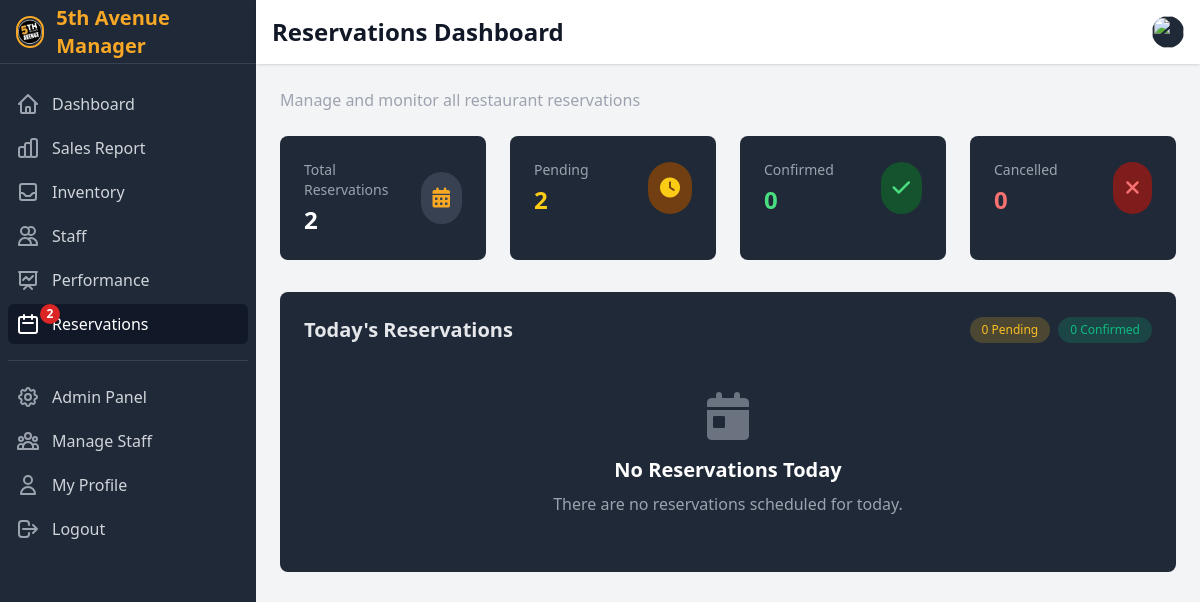
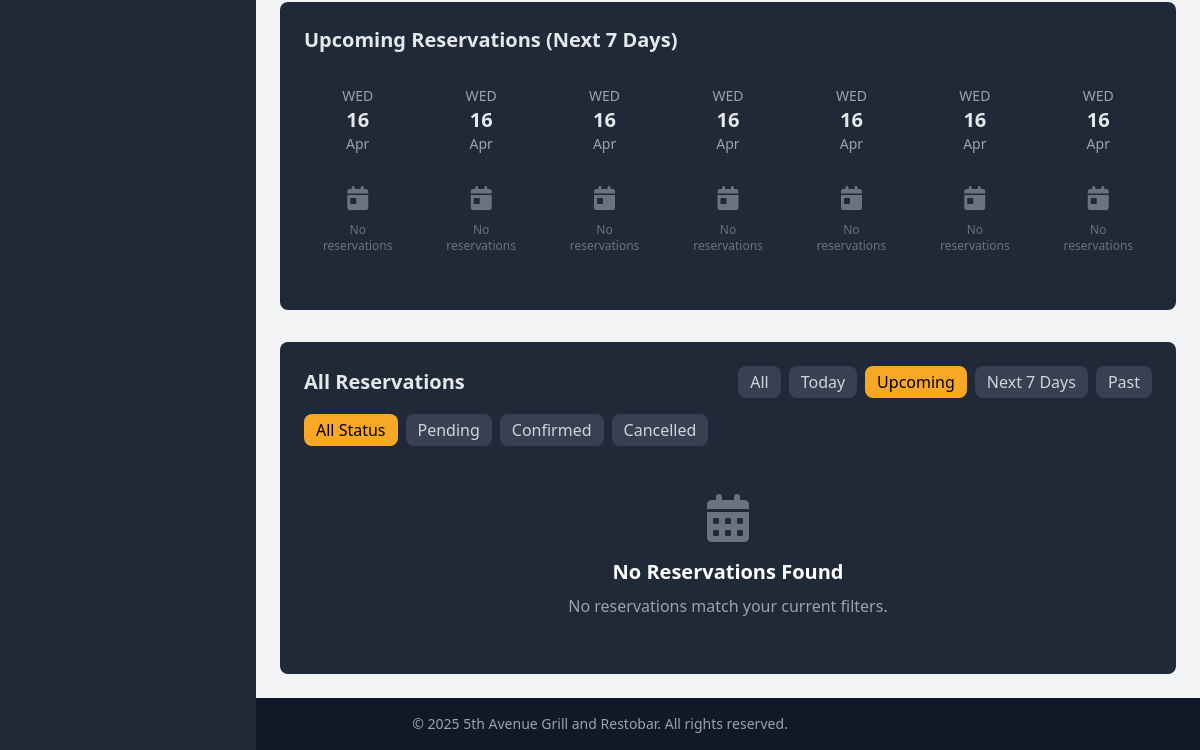
The page /manager/reservations/ (signed in) on the database as committed earlier (2 pictures, top to bottom).
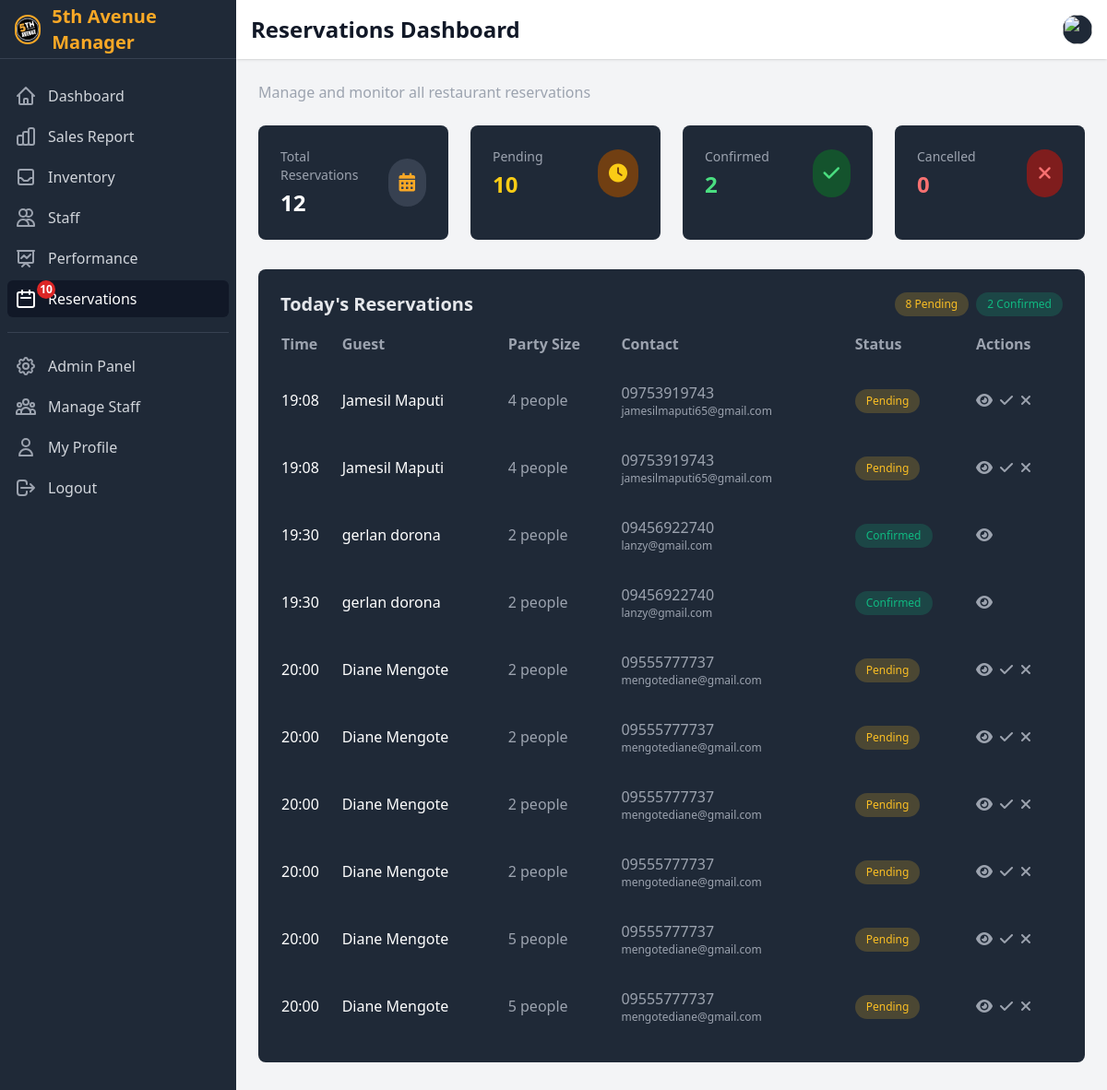
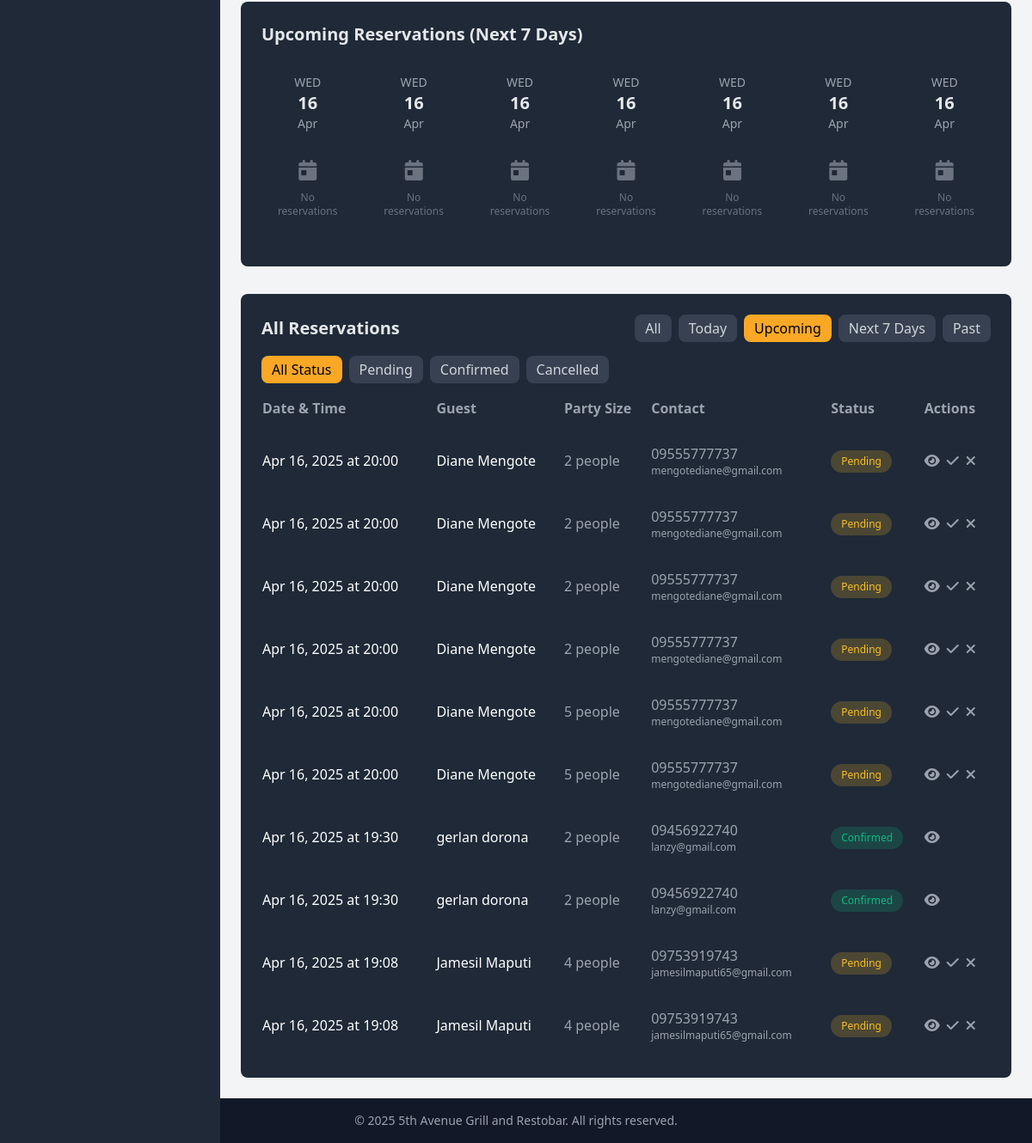
The same page on the database as committed later (2 pictures, top to bottom).
### ecommerce/models.py (models this page shows, shortened)
class Reservation(models.Model):
    STATUS_CHOICES = [
        ('PENDING', 'Pending'),
        ('CONFIRMED', 'Confirmed'),
        ('CANCELLED', 'Cancelled')
    ]
    PAYMENT_STATUS_CHOICES = [
        ('UNPAID', 'Unpaid'),
        ('PARTIALLY_PAID', 'Partially Paid'),
        ('PAID', 'Paid'),
        ('REFUNDED', 'Refunded')
    ]
    user = models.ForeignKey(User, on_delete=models.CASCADE, related_name='reservations', null=True, blank=True)
    name = models.CharField(max_length=100)
    email = models.EmailField()
    phone = models.CharField(max_length=15)
    date = models.DateField()
    time = models.TimeField()
    party_size = models.PositiveIntegerField(
        validators=[MinValueValidator(1), MaxValueValidator(20)],
        help_text="Number of guests"
    )
    table_number = models.CharField(max_length=10, blank=True, null=True)
    special_requests = models.TextField(blank=True)
    status = models.CharField(
        max_length=10,
        choices=STATUS_CHOICES,
        default='PENDING'
    )
    payment_status = models.CharField(
        max_length=15,
        choices=PAYMENT_STATUS_CHOICES,
        default='UNPAID'
    )
    total_amount = models.DecimalField(max_digits=10, decimal_places=2, default=0)
    is_processed = models.BooleanField(default=False, help_text="Whether the reservation has been processed by a cashier")
    processed_by = models.ForeignKey(User, on_delete=models.SET_NULL, related_name='processed_reservations', null=True, blank=True)
    processed_at = models.DateTimeField(null=True, blank=True)
    created_at = models.DateTimeField(auto_now_add=True)
    updated_at = models.DateTimeField(auto_now=True)
    class Meta:
        ordering = ['-date', '-time']

### ecommerce/manager.py (the view, shortened to what this page needs)
# urls.py: path('manager/reservations/', reservations_dashboard, name='reservations_dashboard'),
@login_required
def reservations_dashboard(request):
    today = timezone.now().date()
    total_reservations = Reservation.objects.count()
    pending_reservations = Reservation.objects.filter(status='PENDING').count()
    confirmed_reservations = Reservation.objects.filter(status='CONFIRMED').count()
    cancelled_reservations = Reservation.objects.filter(status='CANCELLED').count()
    today_reservations = Reservation.objects.filter(date=today).order_by('time')
    today_pending = today_reservations.filter(status='PENDING').count()
    today_confirmed = today_reservations.filter(status='CONFIRMED').count()
    next_week = today + datetime.timedelta(days=7)
    upcoming_reservations = Reservation.objects.filter(
        date__gt=today,
        date__lte=next_week
    ).order_by('date', 'time')
    reservations = Reservation.objects.all().order_by('-date', '-time')
    status_filter = request.GET.get('status')
    if status_filter and status_filter != 'all':
        reservations = reservations.filter(status=status_filter)
    date_filter = request.GET.get('date', 'upcoming')
    if date_filter == 'today':
        reservations = reservations.filter(date=today)
    elif date_filter == 'upcoming':
        reservations = reservations.filter(date__gte=today)
    elif date_filter == 'past':
        reservations = reservations.filter(date__lt=today)
    elif date_filter == 'next_week':
        reservations = reservations.filter(date__gt=today, date__lte=next_week)
    calendar_data = {}
    context = {
        'total_reservations': total_reservations,
        'pending_reservations': pending_reservations,
        'confirmed_reservations': confirmed_reservations,
        'cancelled_reservations': cancelled_reservations,
        'today_reservations': today_reservations,
        'today_pending': today_pending,
        'today_confirmed': today_confirmed,
        'upcoming_reservations': upcoming_reservations,
        'reservations': reservations,
        'status_filter': status_filter or 'all',
        'date_filter': date_filter,
        'status_choices': Reservation.STATUS_CHOICES,
        'calendar_data': calendar_data,
        'today': today,
        'active_section': 'reservations_dashboard'
    }
    return render(request, 'manager/reservations_dashboard.html', context)

### templates/manager/reservations_dashboard.html (shortened to what the changed rows need)
{% extends 'manager/base.html' %}
{% load static math_filters custom_filters %}
{% block page_title %}Reservations Dashboard{% endblock page_title %}
{% block content %}
<div class="space-y-8">
    <div class="grid grid-cols-1 md:grid-cols-4 gap-6">
        <div class="stat-card p-6 rounded-lg">
            <div class="flex items-center justify-between">
                <div>
                    <h3 class="text-gray-400 text-sm font-medium">Total Reservations</h3>
                    <p class="text-2xl font-bold mt-1 text-white">{{ total_reservations }}</p>
                </div>
            </div>
        </div>
        <div class="stat-card p-6 rounded-lg">
            <div class="flex items-center justify-between">
                <div>
                    <h3 class="text-gray-400 text-sm font-medium">Pending</h3>
                    <p class="text-2xl font-bold mt-1 text-yellow-400">{{ pending_reservations }}</p>
                </div>
            </div>
        </div>
        <div class="stat-card p-6 rounded-lg">
            <div class="flex items-center justify-between">
                <div>
                    <h3 class="text-gray-400 text-sm font-medium">Confirmed</h3>
                    <p class="text-2xl font-bold mt-1 text-green-400">{{ confirmed_reservations }}</p>
                </div>
            </div>
        </div>
    </div>
    <div class="card p-6">
        <div class="flex justify-between items-center mb-4">
            <h2 class="text-xl font-bold">Today's Reservations</h2>
            <div class="flex space-x-2">
                <span class="status-badge pending">{{ today_pending }} Pending</span>
                <span class="status-badge confirmed">{{ today_confirmed }} Confirmed</span>
            </div>
        </div>
        {% if today_reservations %}
        <div class="overflow-x-auto">
            <table class="w-full">
                <thead>
                    <tr class="text-left text-gray-400 border-b border-gray-800">
                        <th class="pb-3">Time</th>
                        <th class="pb-3">Guest</th>
                        <th class="pb-3">Party Size</th>
                        <th class="pb-3">Contact</th>
                        <th class="pb-3">Status</th>
                        <th class="pb-3">Actions</th>
                    </tr>
                </thead>
                <tbody>
                    {% for reservation in today_reservations %}
                    <tr class="border-b border-gray-800" data-table-number="{{ reservation.table_number|default:'Not assigned' }}" data-special-requests="{{ reservation.special_requests|default:'No special requests' }}">
                        <td class="py-4 text-white font-medium">{{ reservation.time|time:"H:i" }}</td>
                        <td class="py-4 text-white">{{ reservation.name }}</td>
                        <td class="py-4 text-gray-400">{{ reservation.party_size }} people</td>
                        <td class="py-4 text-gray-400">
                            <div>{{ reservation.phone }}</div>
                            <div class="text-xs">{{ reservation.email }}</div>
                        </td>
                        <td class="py-4">
                            {% if reservation.status == 'PENDING' %}
                            <span class="status-badge pending">Pending</span>
                            {% elif reservation.status == 'CONFIRMED' %}
                            <span class="status-badge confirmed">Confirmed</span>
                            {% elif reservation.status == 'CANCELLED' %}
                            <span class="status-badge cancelled">Cancelled</span>
                            {% endif %}
                        </td>
                        <td class="py-4">
                            <div class="flex space-x-2">
                                <button class="view-reservation-btn text-gray-400 hover:text-food-gold transition duration-300"
                                        data-reservation-id="{{ reservation.id }}" title="View Details">
                                    <i class="fas fa-eye"></i>
                                </button>
                                {% if reservation.status == 'PENDING' %}
                                <form method="post" class="inline">
                                    <button type="submit" class="text-gray-400 hover:text-green-500 transition duration-300" title="Confirm Reservation">
                                        <i class="fas fa-check"></i>
                                    </button>
                                </form>
                                <form method="post" class="inline">
                                    <button type="submit" class="text-gray-400 hover:text-red-500 transition duration-300" title="Cancel Reservation">
                                        <i class="fas fa-times"></i>
                                    </button>
                                </form>
                                {% endif %}
                            </div>
                        </td>
                    </tr>
                    {% endfor %}
                </tbody>
            </table>
        </div>
        {% else %}
        <div class="text-center py-8">
            <div class="text-gray-500 text-5xl mb-4">
                <i class="fas fa-calendar-day"></i>
            </div>
            <h3 class="text-xl font-bold text-white mb-2">No Reservations Today</h3>
            <p class="text-gray-400">There are no reservations scheduled for today.</p>
        </div>
        {% endif %}
    </div>
    <div class="card p-6">
        <h2 class="text-xl font-bold mb-4">Upcoming Reservations (Next 7 Days)</h2>
        <div class="grid grid-cols-1 md:grid-cols-7 gap-4">
            {% for i in "1234567" %}
            {% with date_offset=forloop.counter0 %}
            {% with current_date=today|date:"Y-m-d" %}
            {% with display_date=today|date:"Y-m-d" %}
            <div class="calendar-day bg-gray-800 rounded-lg p-4">
                <div class="text-center mb-3">
                    <div class="text-sm text-gray-400">{{ today|date:"D"|upper }}</div>
                    <div class="text-xl font-bold">{{ today|date:"d" }}</div>
                    <div class="text-sm text-gray-400">{{ today|date:"M" }}</div>
                </div>
                {% with day_data=calendar_data|get_item:current_date %}
                {% if day_data %}
                <div class="space-y-2">
                    <div class="flex justify-between text-xs text-gray-400">
                        <span>Total:</span>
                        <span>{{ day_data.total }}</span>
                    </div>
                    <div class="flex justify-between text-xs">
                        <span class="text-yellow-400">Pending:</span>
                        <span>{{ day_data.pending }}</span>
                    </div>
                    <div class="flex justify-between text-xs">
                        <span class="text-green-400">Confirmed:</span>
                        <span>{{ day_data.confirmed }}</span>
                    </div>
                </div>
                {% else %}
                <div class="text-center text-gray-500 py-4">
                    <i class="fas fa-calendar-day text-2xl mb-2"></i>
                    <div class="text-xs">No reservations</div>
                </div>
                {% endif %}
                {% endwith %}
            </div>
            {% endwith %}
            {% endwith %}
            {% endwith %}
            {% endfor %}
        </div>
    </div>
    <div class="card p-6">
        <div class="flex justify-between items-center mb-4">
            <h2 class="text-xl font-bold">All Reservations</h2>
        </div>
        <div class="flex flex-wrap gap-2 mb-4">
            <a href="{% url 'reservations_dashboard' %}?status=all{% if date_filter != 'all' %}&date={{ date_filter }}{% endif %}"
               class="px-3 py-1 rounded-lg {% if status_filter == 'all' %}bg-food-gold text-black{% else %}bg-gray-700 text-gray-300{% endif %}">
                All Status
            </a>
            {% for status_code, status_name in status_choices %}
            <a href="{% url 'reservations_dashboard' %}?status={{ status_code }}{% if date_filter != 'all' %}&date={{ date_filter }}{% endif %}"
               class="px-3 py-1 rounded-lg {% if status_filter == status_code %}bg-food-gold text-black{% else %}bg-gray-700 text-gray-300{% endif %}">
                {{ status_name }}
            </a>
            {% endfor %}
        </div>
        {% if reservations %}
        <div class="overflow-x-auto">
            <table class="w-full">
                <thead>
                    <tr class="text-left text-gray-400 border-b border-gray-800">
                        <th class="pb-3">Date & Time</th>
                        <th class="pb-3">Guest</th>
                        <th class="pb-3">Party Size</th>
                        <th class="pb-3">Contact</th>
                        <th class="pb-3">Status</th>
                        <th class="pb-3">Actions</th>
                    </tr>
                </thead>
                <tbody>
                    {% for reservation in reservations %}
                    <tr class="border-b border-gray-800" data-table-number="{{ reservation.table_number|default:'Not assigned' }}" data-special-requests="{{ reservation.special_requests|default:'No special requests' }}">
                        <td class="py-4 text-white font-medium">{{ reservation.date|date:"M d, Y" }} at {{ reservation.time|time:"H:i" }}</td>
                        <td class="py-4 text-white">{{ reservation.name }}</td>
                        <td class="py-4 text-gray-400">{{ reservation.party_size }} people</td>
                        <td class="py-4 text-gray-400">
                            <div>{{ reservation.phone }}</div>
                            <div class="text-xs">{{ reservation.email }}</div>
                        </td>
                        <td class="py-4">
                            {% if reservation.status == 'PENDING' %}
                            <span class="status-badge pending">Pending</span>
                            {% elif reservation.status == 'CONFIRMED' %}
                            <span class="status-badge confirmed">Confirmed</span>
                            {% elif reservation.status == 'CANCELLED' %}
                            <span class="status-badge cancelled">Cancelled</span>
                            {% endif %}
                        </td>
                        <td class="py-4">
                            <div class="flex space-x-2">
                                <button class="view-reservation-btn text-gray-400 hover:text-food-gold transition duration-300"
                                        data-reservation-id="{{ reservation.id }}" title="View Details">
                                    <i class="fas fa-eye"></i>
                                </button>
                                {% if reservation.status == 'PENDING' %}
                                <form method="post" class="inline">
                                    <button type="submit" class="text-gray-400 hover:text-green-500 transition duration-300" title="Confirm Reservation">
                                        <i class="fas fa-check"></i>
                                    </button>
                                </form>
                                <form method="post" class="inline">
                                    <button type="submit" class="text-gray-400 hover:text-red-500 transition duration-300" title="Cancel Reservation">
                                        <i class="fas fa-times"></i>
                                    </button>
                                </form>
                                {% endif %}
                            </div>
                        </td>
                    </tr>
                    {% endfor %}
                </tbody>
            </table>
        </div>
        {% else %}
        <div class="text-center py-8">
            <div class="text-gray-500 text-5xl mb-4">
                <i class="fas fa-calendar-alt"></i>
            </div>
            <h3 class="text-xl font-bold text-white mb-2">No Reservations Found</h3>
            <p class="text-gray-400">No reservations match your current filters.</p>
        </div>
        {% endif %}
    </div>
</div>
{% endblock content %}

Rows that differ between the two databases and show on the page:
added Reservation: time "19:08", name "Jamesil Maputi", party_size "4", phone "09753919743", email "jamesilmaputi65@gmail.com", status "Pending", date "Apr 16, 2025"
added Reservation: time "19:08", name "Jamesil Maputi", party_size "4", phone "09753919743", email "jamesilmaputi65@gmail.com", status "Pending", date "Apr 16, 2025"
added Reservation: time "19:30", name "gerlan dorona", party_size "2", phone "09456922740", email "lanzy@gmail.com", status "Confirmed", date "Apr 16, 2025"
added Reservation: time "19:30", name "gerlan dorona", party_size "2", phone "09456922740", email "lanzy@gmail.com", status "Confirmed", date "Apr 16, 2025"
added Reservation: time "20:00", name "Diane Mengote", party_size "2", phone "09555777737", email "mengotediane@gmail.com", status "Pending", date "Apr 16, 2025"
added Reservation: time "20:00", name "Diane Mengote", party_size "2", phone "09555777737", email "mengotediane@gmail.com", status "Pending", date "Apr 16, 2025"
added Reservation: time "20:00", name "Diane Mengote", party_size "2", phone "09555777737", email "mengotediane@gmail.com", status "Pending", date "Apr 16, 2025"
added Reservation: time "20:00", name "Diane Mengote", party_size "2", phone "09555777737", email "mengotediane@gmail.com", status "Pending", date "Apr 16, 2025"
added Reservation: time "20:00", name "Diane Mengote", party_size "5", phone "09555777737", email "mengotediane@gmail.com", status "Pending", date "Apr 16, 2025"
added Reservation: time "20:00", name "Diane Mengote", party_size "5", phone "09555777737", email "mengotediane@gmail.com", status "Pending", date "Apr 16, 2025"
Other text that changed with them:
{{ pending_reservations_count }}: "2" → "10"
{{ total_reservations }}: "2" → "12"
{{ pending_reservations }}: "2" → "10"
{{ confirmed_reservations }}: "0" → "2"
{{ today_pending }}: "0" → "8"
{{ today_confirmed }}: "0" → "2"
text no longer shown: "No Reservations Today There are no reservations scheduled for today. No Reservations Found No reservations match your current filters."
text now shown: "Time Guest Party Size Contact Status Actions Date & Time Guest Party Size Contact Status Actions"
